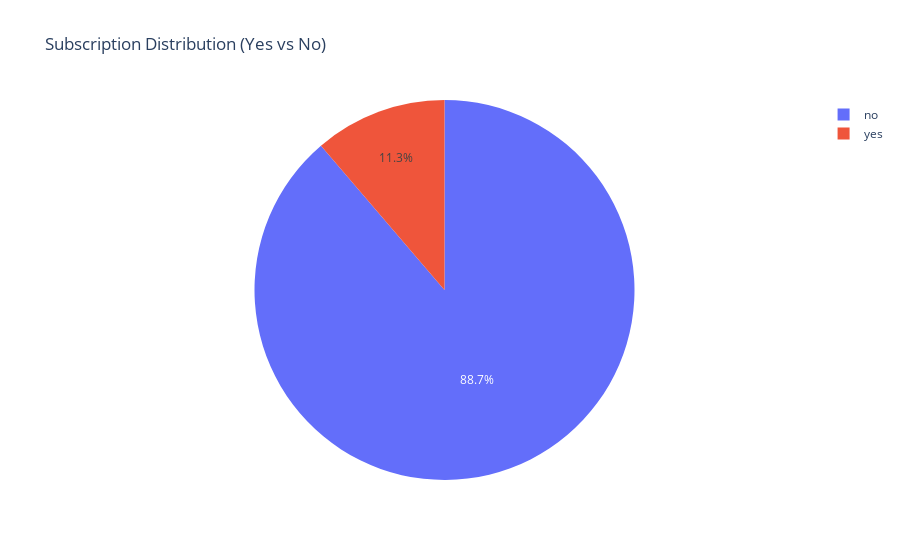

Source (notebook cell):
### Code cell
# Step 1: Target Distribution Insight

target_counts = df['y'].value_counts()
fig1 = px.pie(names=target_counts.index, values=target_counts.values, title='Subscription Distribution (Yes vs No)')
fig1.show()

### Figure 1 — Plotly figure (JSON) as saved in the notebook; plotly's stock layout.template omitted (floating-point values rounded to 4 significant figures)
{"data": [{"domain": {"x": [0, 1], "y": [0, 1]}, "hovertemplate": "label=%{label}<br>value=%{value}<extra></extra>", "labels": ["no", "yes"], "legendgroup": "", "name": "", "showlegend": true, "type": "pie", "values": [36537, 4639]}], "layout": {"legend": {"tracegroupgap": 0}, "title": {"text": "Subscription Distribution (Yes vs No)"}}}
